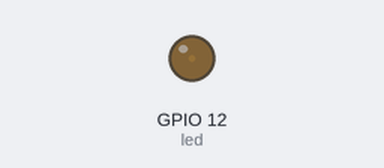
Recording of a sketch running on a simulated ESP32. On the bench: output pins drawn as LEDs (lit = HIGH).

Above: at 0.05 s.
At 1.15 s:
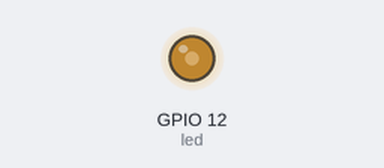
At 2.3 s:
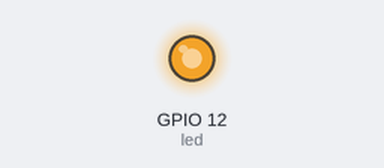
At 4.6 s:
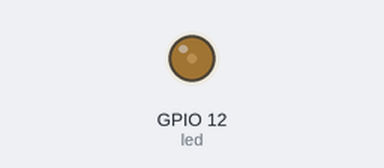
Timing chart, 0 to 6.7 s (numbered marks = the images above):
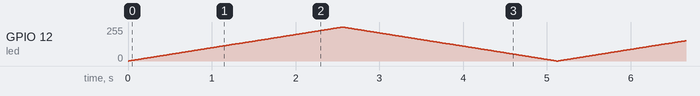

The sketch:

esp32led.ino
```cpp
const int led = 12;
const int frekans = 5000 ;
const int ledChannel = 0 ;
const int cozunurluk = 8 ;


void setup() {
ledcSetup(ledChannel,frekans,cozunurluk);
ledcAttachPin(led,ledChannel);
}

void loop() {
for(int dutyCycle = 0 ; dutyCycle <= 255; dutyCycle++){
  ledcWrite(ledChannel,dutyCycle);
  delay(10);

}
for(int dutyCycle = 255 ; dutyCycle >= 0; dutyCycle--){
  ledcWrite(ledChannel,dutyCycle);
  delay(10);}
}
```
